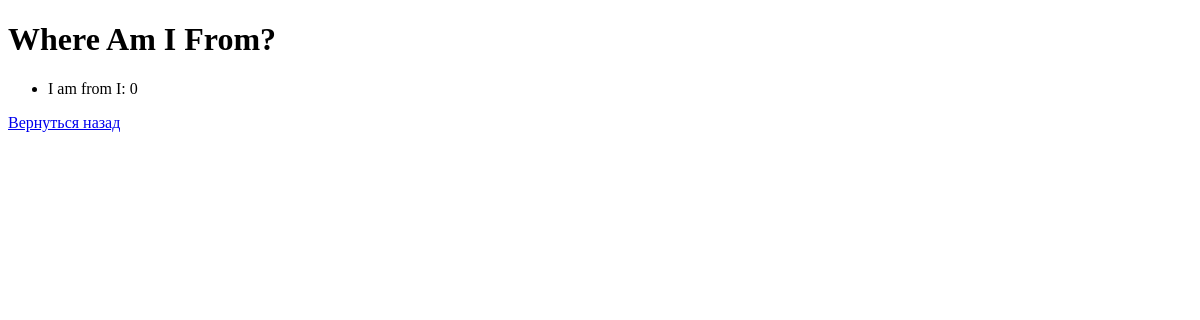
The page /polls/2/results/ on the database as committed earlier.
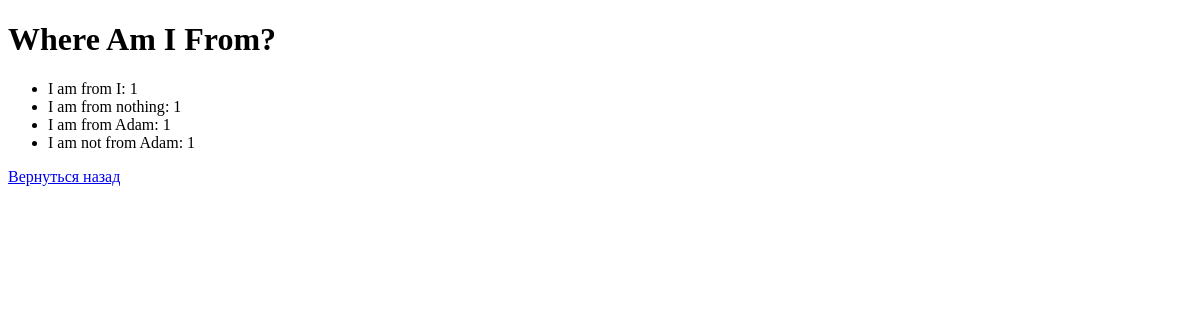
The same page on the database as committed later.
### polls/models.py (models this page shows, shortened)
class Question(models.Model):
    text = models.CharField(max_length=500, default="")
    pub_date = models.DateTimeField('date published')

class Choice(models.Model):
    question = models.ForeignKey(Question, on_delete=models.CASCADE, default=None)
    text = models.CharField(max_length=500, default="")
    votes = models.IntegerField(default=0)

### polls/views.py (the view)
# urls.py: path("<int:pk>/results/", views.ResultsView.as_view(), name="results"),
class ResultsView(generic.DetailView):
    model = Question
    template_name = "polls/results.html"

### polls/templates/polls/results.html (shortened to what this page needs)
<!DOCTYPE html>
<html lang="en">
<head>
</head>
<body>
    <h1>{{question.text}}</h1>
    {% if question.choice_set.all %}
    <ul>
        {% for c in question.choice_set.all %}
        <li>{{c.text}}: {{c.votes}}</li>
        {% endfor %}
    </ul>
    {% endif %}
    <a href="{% url 'polls:index' %}">Вернуться назад</a>
</body>
</html>

Rows that differ between the two databases and show on the page:
changed Choice "I am from I": votes "0" → "1"
added Choice: text "I am from nothing", votes "1"
added Choice: text "I am from Adam", votes "1"
added Choice: text "I am not from Adam", votes "1"
